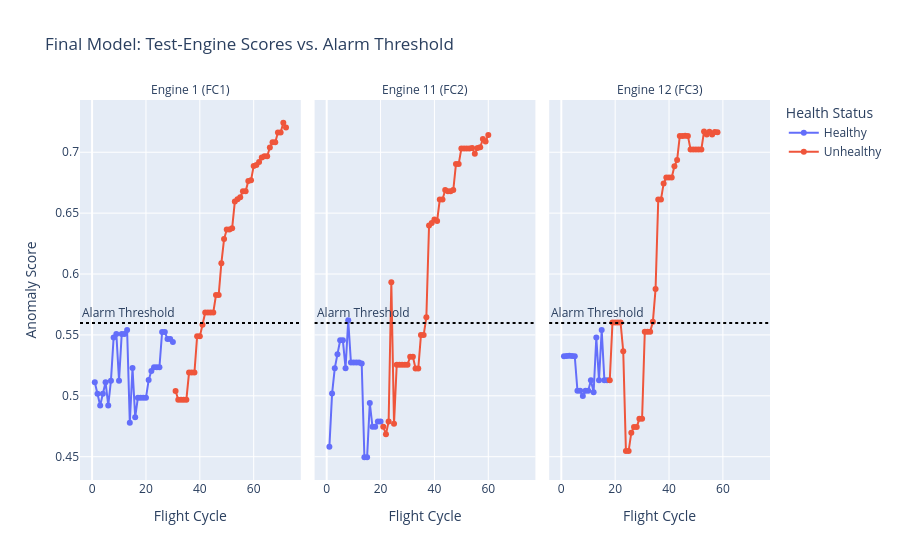

Notebook source saved alongside this figure:
### Markdown cell above
**Caption for Visualization Below:** Final-model anomaly scores for the 3 test engines, with the alarm threshold chosen on validation shown as a dotted line. Points above the line raise an alarm. The color change marks the transition from healthy to unhealthy.

### Code cell
fig = px.line(
    test_final,
    x="cycle",
    y="anomaly_score",
    color="health_status",
    facet_col="engine",
    markers=True,
    category_orders={"health_status": ["Healthy", "Unhealthy"]},
    title="Final Model: Test-Engine Scores vs. Alarm Threshold",
    labels={"cycle": "Flight Cycle", "anomaly_score": "Anomaly Score", "health_status": "Health Status"},
)
fig.add_hline(y=alarm_threshold, line_dash="dot", line_color="black",
              annotation_text="Alarm Threshold", annotation_position="top left")
fig.update_yaxes(matches="y")
fig.for_each_annotation(lambda a: a.update(text=a.text.split("=")[-1]))
fig.show()

### Figure 1 — Plotly figure (JSON) as saved in the notebook; plotly's stock layout.template omitted (floating-point values rounded to 4 significant figures)
{"data": [{"hovertemplate": "Health Status=Healthy<br>engine=Engine 1 (FC1)<br>Flight Cycle=%{x}<br>Anomaly Score=%{y}<extra></extra>", "legendgroup": "Healthy", "line": {"color": "#636efa", "dash": "solid"}, "marker": {"symbol": "circle"}, "mode": "lines+markers", "name": "Healthy", "orientation": "v", "showlegend": true, "type": "scatter", "x": [1, 2, 3, 4, 5, 6, 7, 8, 9, 10, 11, 12, 13, 14, 15, 16, 17, 18, 19, 20, 21, 22, 23, 24, 25, 26, 27, 28, 29, 30], "xaxis": "x", "y": [0.5112, 0.5016, 0.4921, 0.5016, 0.5112, 0.4921, 0.5124, 0.5479, 0.5508, 0.5124, 0.5508, 0.5508, 0.5541, 0.4779, 0.5228, 0.4825, 0.4983, 0.4983, 0.4983, 0.4983, 0.5129, 0.5204, 0.5234, 0.5234, 0.5234, 0.5524, 0.5524, 0.5466, 0.5466, 0.5443], "yaxis": "y"}, {"hovertemplate": "Health Status=Healthy<br>engine=Engine 11 (FC2)<br>Flight Cycle=%{x}<br>Anomaly Score=%{y}<extra></extra>", "legendgroup": "Healthy", "line": {"color": "#636efa", "dash": "solid"}, "marker": {"symbol": "circle"}, "mode": "lines+markers", "name": "Healthy", "orientation": "v", "showlegend": false, "type": "scatter", "x": [1, 2, 3, 4, 5, 6, 7, 8, 9, 10, 11, 12, 13, 14, 15, 16, 17, 18, 19, 20], "xaxis": "x2", "y": [0.4581, 0.5018, 0.5227, 0.5341, 0.5456, 0.5456, 0.5227, 0.5621, 0.5273, 0.5273, 0.5273, 0.5273, 0.5264, 0.4495, 0.4495, 0.4941, 0.4746, 0.4746, 0.479, 0.479], "yaxis": "y2"}, {"hovertemplate": "Health Status=Healthy<br>engine=Engine 12 (FC3)<br>Flight Cycle=%{x}<br>Anomaly Score=%{y}<extra></extra>", "legendgroup": "Healthy", "line": {"color": "#636efa", "dash": "solid"}, "marker": {"symbol": "circle"}, "mode": "lines+markers", "name": "Healthy", "orientation": "v", "showlegend": false, "type": "scatter", "x": [1, 2, 3, 4, 5, 6, 7, 8, 9, 10, 11, 12, 13, 14, 15, 16, 17], "xaxis": "x3", "y": [0.5325, 0.5327, 0.5328, 0.5327, 0.5325, 0.5042, 0.5042, 0.4999, 0.5042, 0.5042, 0.5127, 0.503, 0.5479, 0.5129, 0.5541, 0.5129, 0.5129], "yaxis": "y3"}, {"hovertemplate": "Health Status=Unhealthy<br>engine=Engine 1 (FC1)<br>Flight Cycle=%{x}<br>Anomaly Score=%{y}<extra></extra>", "legendgroup": "Unhealthy", "line": {"color": "#EF553B", "dash": "solid"}, "marker": {"symbol": "circle"}, "mode": "lines+markers", "name": "Unhealthy", "orientation": "v", "showlegend": true, "type": "scatter", "x": [31, 32, 33, 34, 35, 36, 37, 38, 39, 40, 41, 42, 43, 44, 45, 46, 47, 48, 49, 50, 51, 52, 53, 54, 55, 56, 57, 58, 59, 60, 61, 62, 63, 64, 65, 66, 67, 68, 69, 70, 71, 72], "xaxis": "x", "y": [0.504, 0.4968, 0.4968, 0.4968, 0.4968, 0.5191, 0.5191, 0.5191, 0.5489, 0.5489, 0.5583, 0.5684, 0.5684, 0.5684, 0.5684, 0.5827, 0.5827, 0.609, 0.6287, 0.6366, 0.6366, 0.6377, 0.6595, 0.6614, 0.6631, 0.668, 0.668, 0.6763, 0.6769, 0.6888, 0.6896, 0.6921, 0.6956, 0.6967, 0.6967, 0.7039, 0.7083, 0.7083, 0.7163, 0.7163, 0.7242, 0.7203], "yaxis": "y"}, {"hovertemplate": "Health Status=Unhealthy<br>engine=Engine 11 (FC2)<br>Flight Cycle=%{x}<br>Anomaly Score=%{y}<extra></extra>", "legendgroup": "Unhealthy", "line": {"color": "#EF553B", "dash": "solid"}, "marker": {"symbol": "circle"}, "mode": "lines+markers", "name": "Unhealthy", "orientation": "v", "showlegend": false, "type": "scatter", "x": [21, 22, 23, 24, 25, 26, 27, 28, 29, 30, 31, 32, 33, 34, 35, 36, 37, 38, 39, 40, 41, 42, 43, 44, 45, 46, 47, 48, 49, 50, 51, 52, 53, 54, 55, 56, 57, 58, 59, 60], "xaxis": "x2", "y": [0.4746, 0.4685, 0.479, 0.5933, 0.477, 0.5256, 0.5256, 0.5256, 0.5256, 0.5256, 0.5321, 0.5321, 0.5224, 0.5224, 0.5499, 0.5499, 0.5644, 0.6398, 0.6418, 0.6448, 0.6436, 0.6612, 0.6612, 0.6689, 0.6679, 0.6679, 0.6689, 0.6903, 0.6903, 0.703, 0.703, 0.703, 0.703, 0.7035, 0.6988, 0.7035, 0.704, 0.7109, 0.7089, 0.7142], "yaxis": "y2"}, {"hovertemplate": "Health Status=Unhealthy<br>engine=Engine 12 (FC3)<br>Flight Cycle=%{x}<br>Anomaly Score=%{y}<extra></extra>", "legendgroup": "Unhealthy", "line": {"color": "#EF553B", "dash": "solid"}, "marker": {"symbol": "circle"}, "mode": "lines+markers", "name": "Unhealthy", "orientation": "v", "showlegend": false, "type": "scatter", "x": [18, 19, 20, 21, 22, 23, 24, 25, 26, 27, 28, 29, 30, 31, 32, 33, 34, 35, 36, 37, 38, 39, 40, 41, 42, 43, 44, 45, 46, 47, 48, 49, 50, 51, 52, 53, 54, 55, 56, 57, 58], "xaxis": "x3", "y": [0.5129, 0.5603, 0.5603, 0.5603, 0.5603, 0.5366, 0.4546, 0.4546, 0.4697, 0.4745, 0.4745, 0.4811, 0.4811, 0.5526, 0.5526, 0.5526, 0.5607, 0.5876, 0.6611, 0.6611, 0.6744, 0.6793, 0.6793, 0.6793, 0.6884, 0.6936, 0.7134, 0.7134, 0.7135, 0.7134, 0.7022, 0.7022, 0.7023, 0.7023, 0.7023, 0.7171, 0.7146, 0.7168, 0.7146, 0.7167, 0.7165], "yaxis": "y3"}], "layout": {"annotations": [{"showarrow": false, "text": "Engine 1 (FC1)", "x": 0.16, "xanchor": "center", "xref": "paper", "y": 1, "yanchor": "bottom", "yref": "paper"}, {"showarrow": false, "text": "Engine 11 (FC2)", "x": 0.5, "xanchor": "center", "xref": "paper", "y": 1, "yanchor": "bottom", "yref": "paper"}, {"showarrow": false, "text": "Engine 12 (FC3)", "x": 0.84, "xanchor": "center", "xref": "paper", "y": 1, "yanchor": "bottom", "yref": "paper"}, {"showarrow": false, "text": "Alarm Threshold", "x": 0, "xanchor": "left", "xref": "x domain", "y": 0.5597, "yanchor": "bottom", "yref": "y"}, {"showarrow": false, "text": "Alarm Threshold", "x": 0, "xanchor": "left", "xref": "x2 domain", "y": 0.5597, "yanchor": "bottom", "yref": "y2"}, {"showarrow": false, "text": "Alarm Threshold", "x": 0, "xanchor": "left", "xref": "x3 domain", "y": 0.5597, "yanchor": "bottom", "yref": "y3"}], "legend": {"title": {"text": "Health Status"}, "tracegroupgap": 0}, "shapes": [{"line": {"color": "black", "dash": "dot"}, "type": "line", "x0": 0, "x1": 1, "xref": "x domain", "y0": 0.5597, "y1": 0.5597, "yref": "y"}, {"line": {"color": "black", "dash": "dot"}, "type": "line", "x0": 0, "x1": 1, "xref": "x2 domain", "y0": 0.5597, "y1": 0.5597, "yref": "y2"}, {"line": {"color": "black", "dash": "dot"}, "type": "line", "x0": 0, "x1": 1, "xref": "x3 domain", "y0": 0.5597, "y1": 0.5597, "yref": "y3"}], "title": {"text": "Final Model: Test-Engine Scores vs. Alarm Threshold"}, "xaxis": {"anchor": "y", "domain": [0, 0.32], "title": {"text": "Flight Cycle"}}, "xaxis2": {"anchor": "y2", "domain": [0.34, 0.66], "matches": "x", "title": {"text": "Flight Cycle"}}, "xaxis3": {"anchor": "y3", "domain": [0.68, 1.0], "matches": "x", "title": {"text": "Flight Cycle"}}, "yaxis": {"anchor": "x", "domain": [0, 1], "matches": "y", "title": {"text": "Anomaly Score"}}, "yaxis2": {"anchor": "x2", "domain": [0, 1], "matches": "y", "showticklabels": false}, "yaxis3": {"anchor": "x3", "domain": [0, 1], "matches": "y", "showticklabels": false}}}
